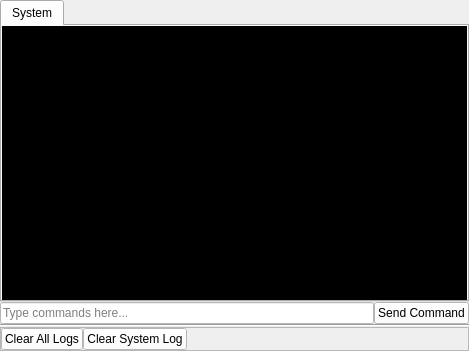
<?xml version="1.0" encoding="UTF-8"?>
<ui version="4.0">
 <class>DevConsole</class>
 <widget class="QWidget" name="DevConsole">
  <property name="geometry">
   <rect>
    <x>0</x>
    <y>0</y>
    <width>469</width>
    <height>351</height>
   </rect>
  </property>
  <property name="windowTitle">
   <string>Developer Console</string>
  </property>
  <property name="windowIcon">
   <iconset resource="../_resources/editor.qrc">
    <normaloff>:/images/cat_builder/cat_builder_48.png</normaloff>:/images/cat_builder/cat_builder_48.png</iconset>
  </property>
  <layout class="QGridLayout" name="gridLayout">
   <property name="leftMargin">
    <number>0</number>
   </property>
   <property name="topMargin">
    <number>0</number>
   </property>
   <property name="rightMargin">
    <number>0</number>
   </property>
   <property name="bottomMargin">
    <number>0</number>
   </property>
   <property name="spacing">
    <number>0</number>
   </property>
   <item row="2" column="1">
    <widget class="QLineEdit" name="edit_command">
     <property name="styleSheet">
      <string notr="true">border-width: 0px;
background-color: rgb(255, 255, 255);
color: rgb(0, 0, 0);</string>
     </property>
     <property name="frame">
      <bool>true</bool>
     </property>
     <property name="placeholderText">
      <string>Type commands here...</string>
     </property>
    </widget>
   </item>
   <item row="2" column="2">
    <widget class="QPushButton" name="button_send">
     <property name="styleSheet">
      <string notr="true">background-color: rgb(255, 255, 255);
color: rgb(0, 0, 0);
border-color: rgb(0, 0, 0);</string>
     </property>
     <property name="text">
      <string>Send Command</string>
     </property>
     <property name="flat">
      <bool>false</bool>
     </property>
    </widget>
   </item>
   <item row="0" column="0" colspan="3">
    <widget class="QTabWidget" name="tabWidget">
     <property name="font">
      <font>
       <stylestrategy>PreferDefault</stylestrategy>
      </font>
     </property>
     <property name="currentIndex">
      <number>0</number>
     </property>
     <widget class="QWidget" name="tab_system">
      <attribute name="title">
       <string>System</string>
      </attribute>
      <layout class="QGridLayout" name="gridLayout_2">
       <property name="leftMargin">
        <number>0</number>
       </property>
       <property name="topMargin">
        <number>0</number>
       </property>
       <property name="rightMargin">
        <number>0</number>
       </property>
       <property name="bottomMargin">
        <number>0</number>
       </property>
       <property name="spacing">
        <number>0</number>
       </property>
       <item row="0" column="0">
        <widget class="QPlainTextEdit" name="plainTextEdit">
         <property name="font">
          <font>
           <family>Monospace</family>
           <stylestrategy>NoAntialias</stylestrategy>
          </font>
         </property>
         <property name="styleSheet">
          <string notr="true">color: rgb(0, 255, 0);
background-color: rgb(0, 0, 0);</string>
         </property>
         <property name="undoRedoEnabled">
          <bool>false</bool>
         </property>
         <property name="readOnly">
          <bool>true</bool>
         </property>
        </widget>
       </item>
      </layout>
     </widget>
    </widget>
   </item>
   <item row="4" column="0" rowspan="2" colspan="3">
    <widget class="QFrame" name="frame">
     <property name="frameShape">
      <enum>QFrame::StyledPanel</enum>
     </property>
     <property name="frameShadow">
      <enum>QFrame::Raised</enum>
     </property>
     <layout class="QGridLayout" name="gridLayout_3">
      <property name="leftMargin">
       <number>0</number>
      </property>
      <property name="topMargin">
       <number>0</number>
      </property>
      <property name="rightMargin">
       <number>0</number>
      </property>
      <property name="bottomMargin">
       <number>0</number>
      </property>
      <property name="spacing">
       <number>0</number>
      </property>
      <item row="0" column="0">
       <widget class="QPushButton" name="button_clearAllLogs">
        <property name="styleSheet">
         <string notr="true">color: rgb(0, 0, 0);
background-color: rgb(255, 255, 255);
border-color: rgb(0, 0, 0);
border-width: 2px;</string>
        </property>
        <property name="text">
         <string>Clear All Logs</string>
        </property>
       </widget>
      </item>
      <item row="0" column="2">
       <spacer name="horizontalSpacer">
        <property name="orientation">
         <enum>Qt::Horizontal</enum>
        </property>
        <property name="sizeHint" stdset="0">
         <size>
          <width>40</width>
          <height>20</height>
         </size>
        </property>
       </spacer>
      </item>
      <item row="0" column="1">
       <widget class="QPushButton" name="button_cl_sysLog">
        <property name="styleSheet">
         <string notr="true">background-color: rgb(255, 255, 255);</string>
        </property>
        <property name="text">
         <string>Clear System Log</string>
        </property>
        <property name="flat">
         <bool>false</bool>
        </property>
       </widget>
      </item>
     </layout>
    </widget>
   </item>
   <item row="3" column="1" colspan="2">
    <widget class="Line" name="line">
     <property name="orientation">
      <enum>Qt::Horizontal</enum>
     </property>
    </widget>
   </item>
  </layout>
 </widget>
 <tabstops>
  <tabstop>edit_command</tabstop>
  <tabstop>button_send</tabstop>
  <tabstop>button_clearAllLogs</tabstop>
  <tabstop>button_cl_sysLog</tabstop>
  <tabstop>tabWidget</tabstop>
  <tabstop>plainTextEdit</tabstop>
 </tabstops>
 <resources>
  <include location="../_resources/editor.qrc"/>
 </resources>
 <connections/>
</ui>
